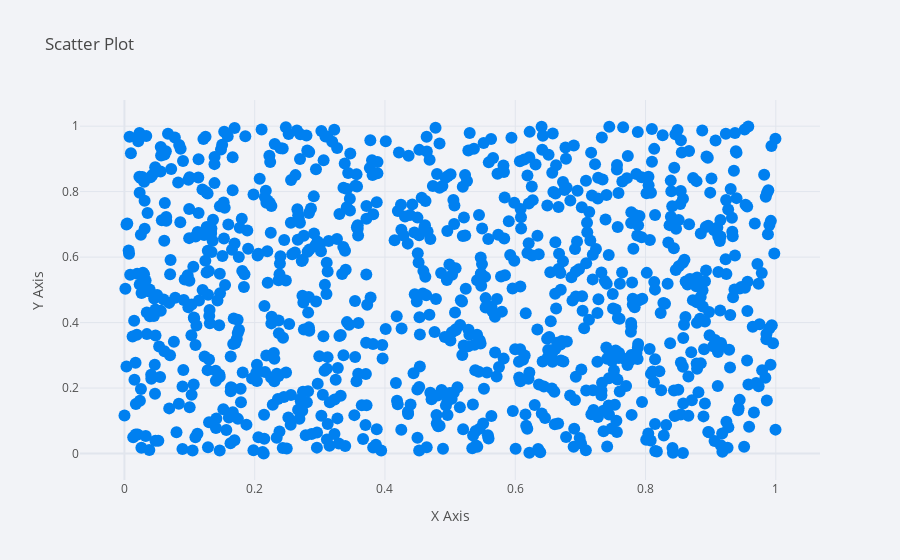

The notebook cell saved with this chart:
### Code cell
cf.set_config_file(theme = 'polar')
df.iplot(x = 'a', y = 'b', mode = 'markers', kind = 'scatter',title = 'Scatter Plot',
        xTitle = 'X Axis', yTitle = 'Y Axis')

### Figure 1 — Plotly figure (JSON) as saved in the notebook; plotly's stock layout.template omitted (floating-point values rounded to 4 significant figures; data arrays with more than 128 entries replaced by an {"elided": "..."} marker saying what was removed)
{"data": [{"line": {"color": "rgba(0, 128, 240, 1.0)", "dash": "solid", "shape": "linear", "width": 1.3}, "marker": {"size": 12, "symbol": "circle"}, "mode": "markers", "name": "b", "text": "", "type": "scatter", "x": {"elided": "1000 float values"}, "y": {"elided": "1000 float values"}}], "layout": {"legend": {"bgcolor": "#F2F3F7", "font": {"color": "#505050"}}, "paper_bgcolor": "#F2F3F7", "plot_bgcolor": "#F2F3F7", "title": {"font": {"color": "#484848"}, "text": "Scatter Plot"}, "xaxis": {"gridcolor": "#E1E5ED", "showgrid": true, "tickfont": {"color": "#505050"}, "title": {"font": {"color": "#505050"}, "text": "X Axis"}, "zerolinecolor": "#E1E5ED"}, "yaxis": {"gridcolor": "#E1E5ED", "showgrid": true, "tickfont": {"color": "#505050"}, "title": {"font": {"color": "#505050"}, "text": "Y Axis"}, "zerolinecolor": "#E1E5ED"}}}
